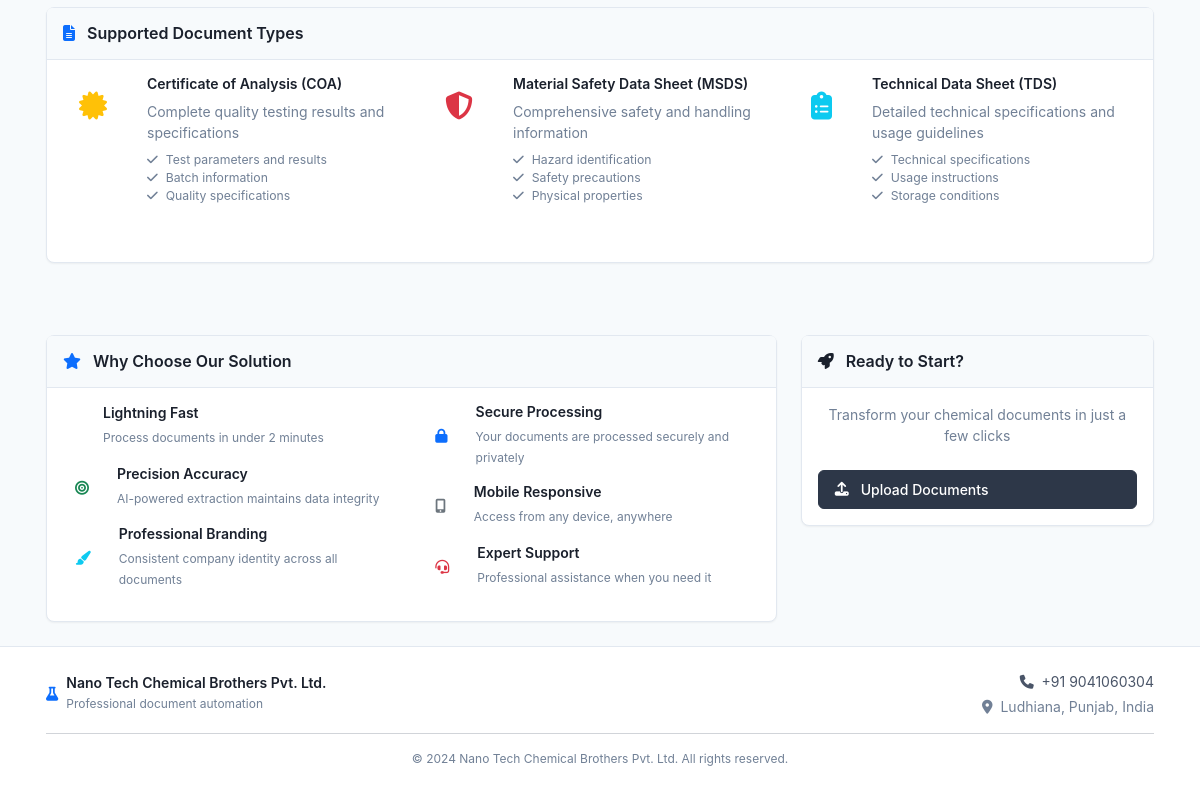
/home (lower part), run on an earlier commit of the app's database.
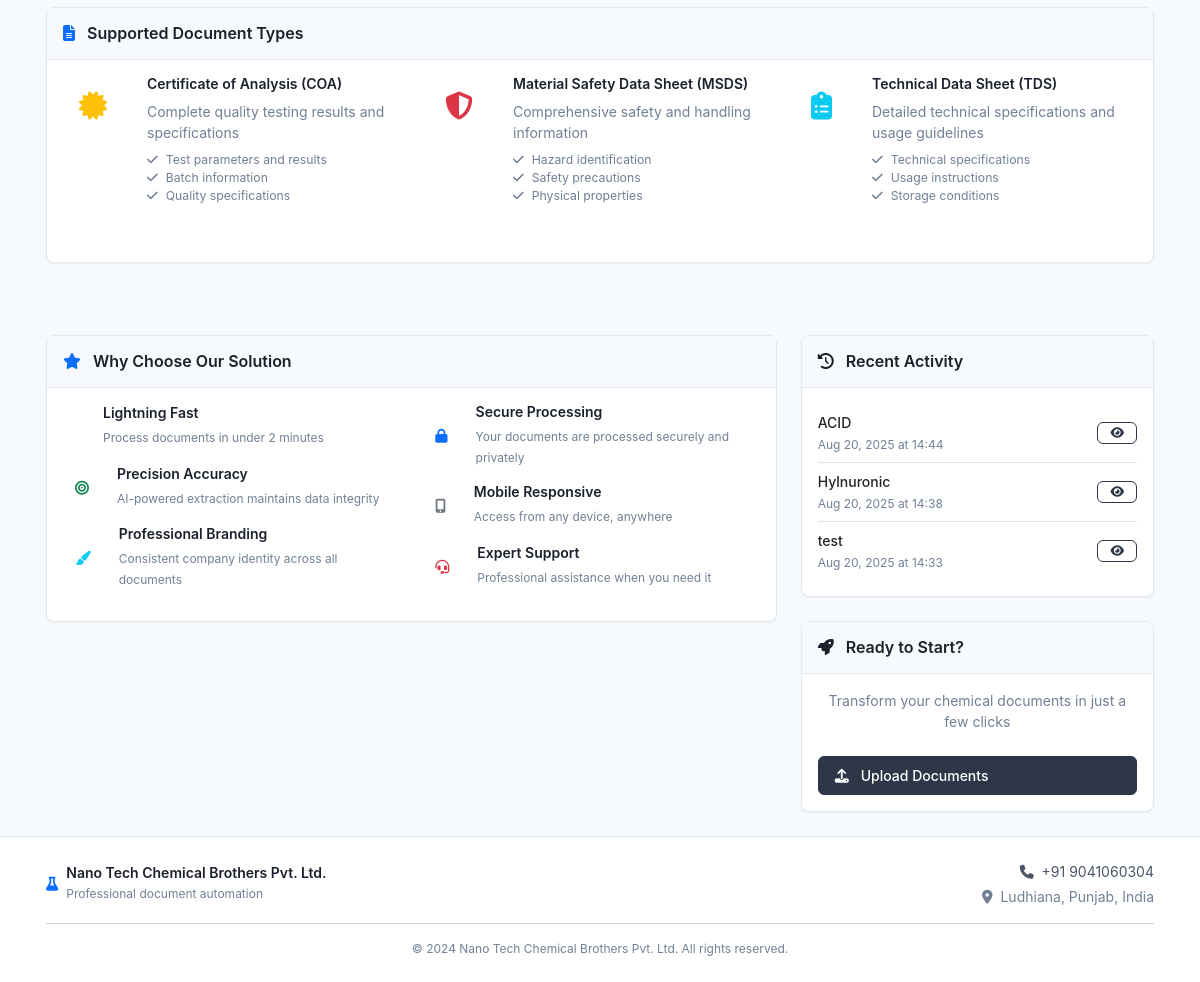
And on a later commit of the database.
### models.py (models this page shows, shortened)
class DocumentSet(db.Model):
    id = db.Column(db.Integer, primary_key=True)
    original_product_name = db.Column(db.String(200), nullable=False)
    company_product_name = db.Column(db.String(200), nullable=False)
    supplier_name = db.Column(db.String(200), nullable=False)
    cas_number = db.Column(db.String(50))
    inci_name = db.Column(db.String(200))
    molecular_formula = db.Column(db.String(100))
    batch_number = db.Column(db.String(100))
    manufacturing_date = db.Column(db.Date)
    expiry_date = db.Column(db.Date)
    created_at = db.Column(db.DateTime, default=datetime.utcnow)
    supplier_coa_path = db.Column(db.String(500))
    supplier_msds_path = db.Column(db.String(500))
    supplier_tds_path = db.Column(db.String(500))
    generated_coa_path = db.Column(db.String(500))
    generated_msds_path = db.Column(db.String(500))
    generated_tds_path = db.Column(db.String(500))
    extracted_data = db.Column(db.Text)  # Will store JSON string

### routes.py (the view)
@app.route('/home')
def home():
    recent_documents = DocumentSet.query.order_by(DocumentSet.created_at.desc()).limit(5).all()
    return render_template('index.html', recent_documents=recent_documents)

### templates/index.html (shortened to what the changed rows need)
{% extends "base.html" %}
{% block content %}
<div class="container">
    <div class="row">
        <div class="col-lg-4">
            {% if recent_documents %}
            <div class="card mb-4">
                <div class="card-header">
                    <h5 class="card-title">
                        <i class="fas fa-history me-2"></i>
                        Recent Activity
                    </h5>
                </div>
                <div class="card-body">
                    {% for doc in recent_documents %}
                    <div class="d-flex justify-content-between align-items-center py-2 {% if not loop.last %}border-bottom{% endif %}">
                        <div>
                            <div class="fw-medium">{{ doc.company_product_name }}</div>
                            <small class="text-muted">{{ doc.created_at.strftime('%b %d, %Y at %H:%M') }}</small>
                        </div>
                        <a href="{{ url_for('results', doc_set_id=doc.id) }}" class="btn btn-sm btn-outline-primary">
                            <i class="fas fa-eye"></i>
                        </a>
                    </div>
                    {% endfor %}
                </div>
            </div>
            {% endif %}
        </div>
    </div>
</div>
{% endblock %}

What changed in the data, as far as the page shows it:
added DocumentSet: company_product_name "ACID", created_at "Aug 20, 2025 at 14:44"
added DocumentSet: company_product_name "Hylnuronic", created_at "Aug 20, 2025 at 14:38"
added DocumentSet: company_product_name "test", created_at "Aug 20, 2025 at 14:33"
Also different on the page:
text now shown: "Recent Activity"
